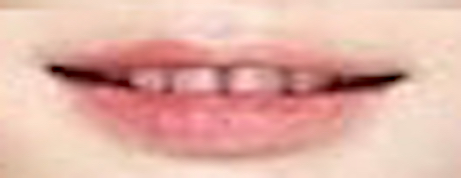
#> input picture lip.jpg, 461 x 178 px
$ python main_snakes.py   (older library calls are emulated)
#> lines starting #> are read from the running program, lines starting #| are printed output that depends on the picture; after the words box and inside, x2 and y2 are one past the last pixel; in counts of white or black regions, pixels touching at a corner belong together; long printed decimals are rounded
### image_processor.py
import numpy as np
import cv2

def normalizeRange(Img, minVal=0, maxVal=255):
    srcMinVal = np.min(Img)
    srcMaxVal = np.max(Img)

    # rescale
    ds = srcMaxVal -srcMinVal
    dt = maxVal - minVal

    # Normalize
    Out = (Img - srcMinVal) * 1.0
    Out = dt * Out / ds

    return Out

def drawSnakes(Img, S, c=(255, 0, 0)):
    R = Img.copy()

    for s in S:
        [v1, v2] = s
        v1 = int(v1)
        v2 = int(v2)

        cv2.circle(R, (v1, v2), 3, c)

    return R

### snakes.py
import numpy as np

import scipy
from skimage.util import img_as_float
from skimage.filters import sobel, gaussian
from scipy.interpolate import RectBivariateSpline

import image_processor as iproc

class Snakes(object):
    def __init__(self, name='snakes'):
        self.name = name
        self.hist = {}

    def fit_kaas(self, Im, init_snake, alpha=0.01, beta=0.1,
            w_line=0, w_edge=1, tau=100,
            bc='periodic', max_px_move=1.0,
            max_iter=2500, convergence=0.1, convergence_order=10):
        """
        Snake fitting based on the original method
            Kaas, M., Witkin, A., Terzopoulos, D. "Snakes: Active Contour Models". [IJCV 1998]

        Adopted from skimage active_contour
            https://github.com/scikit-image/scikit-image/blob/master/skimage/segmentation/active_contour_model.py

        Args:
            Im (ndarray)            : (H x W) grayscaled image
            init_snake (ndarray)    : (n, 2) initial snake contour
                For periodic snakes, it should not include duplicate endpoints
            alpha (float)           : Snake length shape parameter
            beta (float)            : Snake smoothness shape parameter
            w_line (float)          : Controls attraction to brightness. Use negative values to attract to dark regions
            w_edge (float)          : Controls attraction to edges. Use negative values to repel snake from edges
            tau (float)             : time step
            bc {'periodic', 'free', 'fixed'}    : Boundary conditions for snake. 'periodic' attaches the two ends of the snake
            max_px_move             : maximum pixel distance to move per iteration
            max_iter                : maximum iterations to optimize snake shape
            convergence             : convergence criteria

        Returns:
            snake (ndarray)         : (n, 2) final snake contour
            Edge (ndarray)          : (H x W) sobel edge image
            Map (ndarray)           : (H x W) external energy

        """
        # Gaussian smoothing
        Img = img_as_float(Im)
        Img = gaussian(Img, 2)

        # Compute edge
        Edge = sobel(Img)

        # Superimpose intensity and edge images
        Img = iproc.normalizeRange(Img, minVal=0, maxVal=1) # normalize to 0-1 values, IMPORTANT!
        Edge = iproc.normalizeRange(Edge, minVal=0, maxVal=1)
        Map = w_line * Img + w_edge * Edge

        # Interpolate for smoothness
        intp_fn = RectBivariateSpline(
                np.arange(Map.shape[1]),
                np.arange(Map.shape[0]),
                Map.T, kx=2, ky=2, s=0
            )

        # Get snake contour axes
        x0, y0 = init_snake[:, 0].astype(np.float), init_snake[:, 1].astype(np.float)

        # store snake progress
        sn = np.array([x0, y0]).T
        self.hist['snakes'] = []
        self.hist['snakes'].append(sn)

        # for convergence computation
        xsave = np.empty((convergence_order, len(x0)))
        ysave = np.empty((convergence_order, len(y0)))

        # Build finite difference matrices
        n = len(x0)
	A = np.roll(np.eye(n), -1, axis=0) + \
		np.roll(np.eye(n), -1, axis=1) - \
		2*np.eye(n)  # second order derivative, central difference
	B = np.roll(np.eye(n), -2, axis=0) + \
		np.roll(np.eye(n), -2, axis=1) - \
		4*np.roll(np.eye(n), -1, axis=0) - \
		4*np.roll(np.eye(n), -1, axis=1) + \
		6*np.eye(n)  # fourth order derivative, central difference
	Z = -alpha*A + beta*B


        # Impose boundary conditions different from periodic:
	sfixed = False
	if bc.startswith('fixed'):
            Z[0, :] = 0
            Z[1, :] = 0
            Z[1, :3] = [1, -2, 1]
            sfixed = True

	efixed = False
	if bc.endswith('fixed'):
            Z[-1, :] = 0
            Z[-2, :] = 0
            Z[-2, -3:] = [1, -2, 1]
            efixed = True

	sfree = False
	if bc.startswith('free'):
            Z[0, :] = 0
            Z[0, :3] = [1, -2, 1]
            Z[1, :] = 0
            Z[1, :4] = [-1, 3, -3, 1]
            sfree = True

	efree = False
	if bc.endswith('free'):
            Z[-1, :] = 0
            Z[-1, -3:] = [1, -2, 1]
            Z[-2, :] = 0
            Z[-2, -4:] = [-1, 3, -3, 1]
            efree = True

        # Calculate inverse
        # Zinv = scipy.linalg.inv(Z + gamma * np.eye(n))
        Zinv = scipy.linalg.inv(np.eye(n) + tau * Z)

        # Snake energy minimization
        x = np.copy(x0)
        y = np.copy(y0)


        for i in range(max_iter):
            fx = intp_fn(x, y, dx=1, grid=False)
	    fy = intp_fn(x, y, dy=1, grid=False)

            # # Normalize external forces
            # fx = fx / (np.linalg.norm(fx) + 1e-6)
            # fy = fy / (np.linalg.norm(fy) + 1e-6)

            if sfixed:
                fx[0] = 0
                fx[0] = 0
            if efixed:
                fx[-1] = 0
                fy[-1] = 0
            if sfree:
                fx[0] *= 2
                fy[0] *= 2
            if efree:
                fx[-1] *= 2
                fy[-1] *= 2

            # xn = np.dot(Zinv, gamma *x + fx)
            # yn = np.dot(Zinv, gamma *y + fy)
            xn = np.dot(Zinv, x + tau * fx)
            yn = np.dot(Zinv, y + tau * fy)

            # Movements are capped to max_px_move per iter
            dx = max_px_move * np.tanh(xn-x)
            dy = max_px_move * np.tanh(yn-y)

            if sfixed:
                dx[0] = 0
                dy[0] = 0

            if efixed:
                dx[-1] = 0
                dy[-1] = 0

            x += dx
            y += dy

            # Convergence criteria
            # - x(t) - x(t-i} < convergence
            # - i: the last k (convergence_order) of previous snakes

	    j = i % (convergence_order+1)
            dist = 10000000
	    if j < convergence_order:
                xsave[j, :] = x
                ysave[j, :] = y
	    else:
                dist = np.min(np.max(np.abs(xsave-x[None, :]) +
                           np.abs(ysave-y[None, :]), 1))
                if dist < convergence:
                    break
                print('Iter-%d/%d: convergence_order: %d, j: %d, dist: %f' % (i, max_iter, convergence_order, j, dist))
                # store snake progress
                sn = np.array([x, y]).T
                self.hist['snakes'].append(sn)
        # end for

        snake = np.array([x, y]).T

        return snake, Edge, Map, Img

### main_snakes.py
import image_processor as iproc
import numpy as np
# import active_contour as ac
import snakes

import skimage.io as  sio
from skimage.color import rgb2gray
from skimage.draw import circle_perimeter
from skimage.filters import gaussian
from skimage.exposure import equalize_hist

import cv2

# Read image
# Im = cv2.imread('babylip.jpg')
# Im = cv2.imread('koreanlip.jpg')
Im = cv2.imread('lip.jpg')
#> Im is the input picture: shape (178, 461, 3); mean B, G, R 166.9, 178.7, 226.5
Img = rgb2gray(Im)
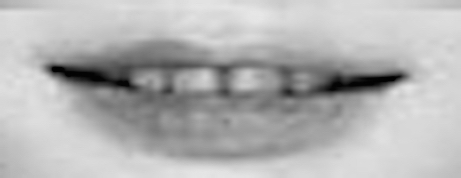
#> Img: shape (178, 461) float64; min 0, max 0.909, mean 0.704
# Img = equalize_hist(Img)

# Initialize contour
## circle
# s = np.linspace(0, 2*np.pi, 400)
# x = 260 + 210 * np.cos(s)
# y = 310 + 210 * np.sin(s)

## ellipse
s = np.linspace(0, 2*np.pi, 400)
x = 210 + 210 * np.cos(s)
y = 90 + 75 * np.sin(s)

V = np.array([x, y]).T
# V = np.delete(V, -1, axis=0)

R = iproc.drawSnakes(Im, V, c=(255, 0, 0))
#> after the loop in drawSnakes, `for s in S:`:
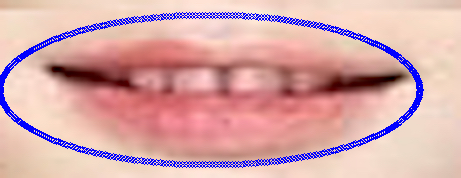
#> R: shape (178, 461, 3); 5.24% of pixels changed, all inside (x1, y1, x2, y2) = (0, 12, 424, 168)
# cv2.imshow('footage', R)


# Run Snakes
sn = snakes.Snakes()
S, Edge, Map, Gim = sn.fit_kaas(
        Img,  V,
        alpha=0.1, beta=3, tau=100,
        w_line=0.0, w_edge=1.0, convergence=0.1
    )
#> in fit_kaas, `Edge = sobel(Img)`:
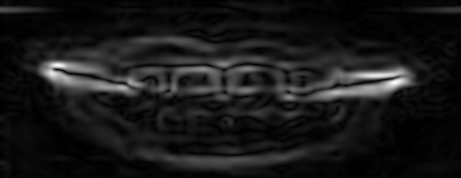
#> Edge: shape (178, 461) float64; min 1.85e-05, max 0.125, mean 0.0122; drawn with min black and max white
#> in normalizeRange, `srcMinVal = np.min(Img)`: srcMinVal = 0.0247
#> in normalizeRange, `srcMaxVal = np.max(Img)`: srcMaxVal = 0.903
#> in normalizeRange, `ds = srcMaxVal -srcMinVal`: ds = 0.878
#> in normalizeRange, `Out = dt * Out / ds`:
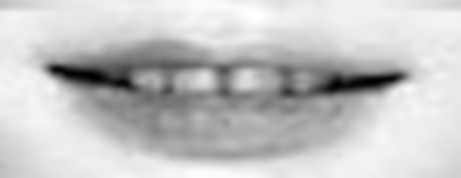
#> Out: shape (178, 461) float64; min 0, max 1, mean 0.774
#> the loop in fit_kaas, `for i in range(max_iter):` made 605 passes
#> dist on passes 11, 22, 33, 44, 55, 66, 77, 88, 99: 1.83, 1.98, 1.96, 1.99, 1.98, 1.96, 1.97, 1.97, 1.96
#| Iter-10/2500: convergence_order: 10, j: 10, dist: 1.832
#| Iter-21/2500: convergence_order: 10, j: 10, dist: 1.975
#| Iter-32/2500: convergence_order: 10, j: 10, dist: 1.956
#| Iter-43/2500: convergence_order: 10, j: 10, dist: 1.992
#| Iter-54/2500: convergence_order: 10, j: 10, dist: 1.979
#| Iter-65/2500: convergence_order: 10, j: 10, dist: 1.963
#| Iter-76/2500: convergence_order: 10, j: 10, dist: 1.968
#| Iter-87/2500: convergence_order: 10, j: 10, dist: 1.974
#> (further printed lines are left out)
#> after the loop in fit_kaas, `for i in range(max_iter):`:
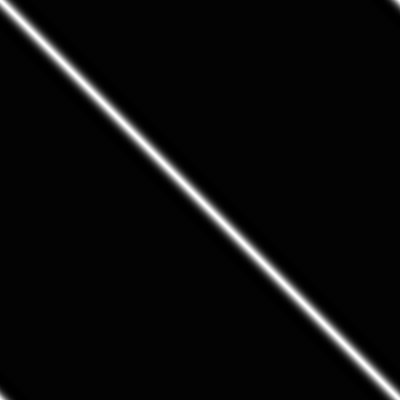
#> Zinv: shape (400, 400) float64; min -0.00108, max 0.0754, mean 0.0025; drawn with min black and max white
#> after the loop in fit_kaas, `for i in range(max_iter):`: x = 400 values, max 395.3 at index 31, min 52.01 at index 158, mean 219.9; y = 400 values, max 160.4 at index 101, min 40.35 at index 290, mean 82.6
#> in fit_kaas, `snake = np.array([x, y]).T`: snake = 400 pairs, first value 52.01 to 395.3, second value 40.35 to 160.4
#> S has the same summary as snake in fit_kaas

R = iproc.drawSnakes(R, S, c=(0, 0, 255))
#> call 2 of drawSnakes, with S = array of shape (400, 2), c = (0, 0, 255)
#> the loop in drawSnakes (call 2), `for s in S:` made 400 passes
#> (s, v1, v2) on passes 1 to 3: ([395.2, 82.36], 395, 82), ([395.2, 82.32], 395, 82), ([395.2, 82.28], 395, 82)
#> after the loop in drawSnakes (call 2), `for s in S:`:
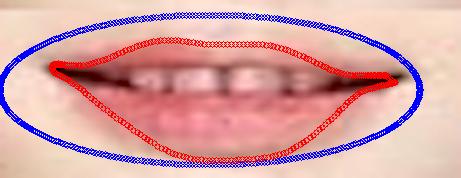
#> R: shape (178, 461, 3); 3.64% of pixels changed, all inside (x1, y1, x2, y2) = (49, 37, 399, 164)
# cv2.imshow('footage', R)
# cv2.imshow('Edge', Edge)
# cv2.imshow('Map', Map)

cv2.imwrite('results/snake.jpg', R)
cv2.imwrite('results/map.jpg', iproc.normalizeRange(Map, minVal=0, maxVal=255))
cv2.imwrite('results/gim.jpg', iproc.normalizeRange(Gim, minVal=0, maxVal=255))

# Store snake history
np.save('results/sn_hist.npy', sn.hist)
